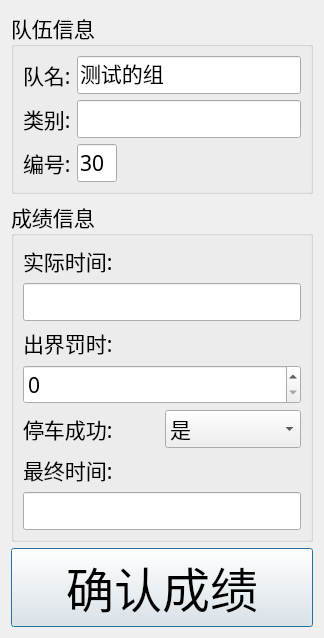
<?xml version="1.0" encoding="UTF-8"?>
<ui version="4.0">
 <class>confirmWindow</class>
 <widget class="QDialog" name="confirmWindow">
  <property name="geometry">
   <rect>
    <x>0</x>
    <y>0</y>
    <width>324</width>
    <height>576</height>
   </rect>
  </property>
  <property name="font">
   <font>
    <family>Adobe Myungjo Std M</family>
    <pointsize>36</pointsize>
   </font>
  </property>
  <property name="windowTitle">
   <string>Dialog</string>
  </property>
  <layout class="QGridLayout" name="gridLayout_3">
   <item row="0" column="0">
    <layout class="QVBoxLayout" name="verticalLayout_6">
     <item>
      <widget class="QGroupBox" name="groupBox">
       <property name="font">
        <font>
         <family>微软雅黑 Light</family>
         <pointsize>16</pointsize>
        </font>
       </property>
       <property name="title">
        <string>队伍信息</string>
       </property>
       <layout class="QGridLayout" name="gridLayout">
        <item row="0" column="0">
         <layout class="QVBoxLayout" name="verticalLayout_5">
          <item>
           <layout class="QHBoxLayout" name="horizontalLayout_2">
            <item>
             <widget class="QLabel" name="label">
              <property name="sizePolicy">
               <sizepolicy hsizetype="Preferred" vsizetype="Expanding">
                <horstretch>0</horstretch>
                <verstretch>0</verstretch>
               </sizepolicy>
              </property>
              <property name="text">
               <string>队名:</string>
              </property>
             </widget>
            </item>
            <item>
             <widget class="QLineEdit" name="TeamNameLine">
              <property name="sizePolicy">
               <sizepolicy hsizetype="Expanding" vsizetype="Expanding">
                <horstretch>0</horstretch>
                <verstretch>0</verstretch>
               </sizepolicy>
              </property>
              <property name="text">
               <string>测试的组</string>
              </property>
              <property name="readOnly">
               <bool>true</bool>
              </property>
             </widget>
            </item>
           </layout>
          </item>
          <item>
           <layout class="QHBoxLayout" name="horizontalLayout_3">
            <item>
             <widget class="QLabel" name="label_2">
              <property name="sizePolicy">
               <sizepolicy hsizetype="Preferred" vsizetype="Expanding">
                <horstretch>0</horstretch>
                <verstretch>0</verstretch>
               </sizepolicy>
              </property>
              <property name="text">
               <string>类别:</string>
              </property>
             </widget>
            </item>
            <item>
             <widget class="QLineEdit" name="TypeLine">
              <property name="sizePolicy">
               <sizepolicy hsizetype="Expanding" vsizetype="Expanding">
                <horstretch>0</horstretch>
                <verstretch>0</verstretch>
               </sizepolicy>
              </property>
              <property name="text">
               <string/>
              </property>
              <property name="readOnly">
               <bool>true</bool>
              </property>
             </widget>
            </item>
           </layout>
          </item>
          <item>
           <layout class="QHBoxLayout" name="horizontalLayout_4">
            <item>
             <widget class="QLabel" name="label_3">
              <property name="sizePolicy">
               <sizepolicy hsizetype="Preferred" vsizetype="Expanding">
                <horstretch>0</horstretch>
                <verstretch>0</verstretch>
               </sizepolicy>
              </property>
              <property name="text">
               <string>编号:</string>
              </property>
             </widget>
            </item>
            <item>
             <widget class="QLineEdit" name="NumberLine">
              <property name="sizePolicy">
               <sizepolicy hsizetype="Maximum" vsizetype="Expanding">
                <horstretch>0</horstretch>
                <verstretch>0</verstretch>
               </sizepolicy>
              </property>
              <property name="maximumSize">
               <size>
                <width>40</width>
                <height>16777215</height>
               </size>
              </property>
              <property name="text">
               <string>30</string>
              </property>
              <property name="readOnly">
               <bool>true</bool>
              </property>
             </widget>
            </item>
            <item>
             <spacer name="horizontalSpacer">
              <property name="orientation">
               <enum>Qt::Horizontal</enum>
              </property>
              <property name="sizeHint" stdset="0">
               <size>
                <width>40</width>
                <height>20</height>
               </size>
              </property>
             </spacer>
            </item>
           </layout>
          </item>
         </layout>
        </item>
       </layout>
      </widget>
     </item>
     <item>
      <widget class="QGroupBox" name="groupBox_2">
       <property name="font">
        <font>
         <family>微软雅黑 Light</family>
         <pointsize>16</pointsize>
        </font>
       </property>
       <property name="title">
        <string>成绩信息</string>
       </property>
       <layout class="QGridLayout" name="gridLayout_2">
        <item row="0" column="0">
         <layout class="QVBoxLayout" name="verticalLayout_4">
          <item>
           <layout class="QVBoxLayout" name="verticalLayout">
            <item>
             <widget class="QLabel" name="label_4">
              <property name="sizePolicy">
               <sizepolicy hsizetype="Preferred" vsizetype="Expanding">
                <horstretch>0</horstretch>
                <verstretch>0</verstretch>
               </sizepolicy>
              </property>
              <property name="text">
               <string>实际时间:</string>
              </property>
             </widget>
            </item>
            <item>
             <widget class="QLineEdit" name="TimeLine">
              <property name="sizePolicy">
               <sizepolicy hsizetype="Expanding" vsizetype="Expanding">
                <horstretch>0</horstretch>
                <verstretch>0</verstretch>
               </sizepolicy>
              </property>
             </widget>
            </item>
           </layout>
          </item>
          <item>
           <layout class="QVBoxLayout" name="verticalLayout_2">
            <item>
             <widget class="QLabel" name="label_5">
              <property name="sizePolicy">
               <sizepolicy hsizetype="Preferred" vsizetype="Expanding">
                <horstretch>0</horstretch>
                <verstretch>0</verstretch>
               </sizepolicy>
              </property>
              <property name="text">
               <string>出界罚时:</string>
              </property>
             </widget>
            </item>
            <item>
             <widget class="QSpinBox" name="chujiebox">
              <property name="sizePolicy">
               <sizepolicy hsizetype="Minimum" vsizetype="Expanding">
                <horstretch>0</horstretch>
                <verstretch>0</verstretch>
               </sizepolicy>
              </property>
             </widget>
            </item>
           </layout>
          </item>
          <item>
           <layout class="QHBoxLayout" name="horizontalLayout">
            <item>
             <widget class="QLabel" name="label_6">
              <property name="sizePolicy">
               <sizepolicy hsizetype="Preferred" vsizetype="Expanding">
                <horstretch>0</horstretch>
                <verstretch>0</verstretch>
               </sizepolicy>
              </property>
              <property name="text">
               <string>停车成功:</string>
              </property>
             </widget>
            </item>
            <item>
             <widget class="QComboBox" name="StopCarBox">
              <property name="sizePolicy">
               <sizepolicy hsizetype="Preferred" vsizetype="Expanding">
                <horstretch>0</horstretch>
                <verstretch>0</verstretch>
               </sizepolicy>
              </property>
              <item>
               <property name="text">
                <string>是</string>
               </property>
              </item>
              <item>
               <property name="text">
                <string>否,罚时1秒</string>
               </property>
              </item>
             </widget>
            </item>
           </layout>
          </item>
          <item>
           <layout class="QVBoxLayout" name="verticalLayout_3">
            <item>
             <widget class="QLabel" name="label_7">
              <property name="sizePolicy">
               <sizepolicy hsizetype="Preferred" vsizetype="Expanding">
                <horstretch>0</horstretch>
                <verstretch>0</verstretch>
               </sizepolicy>
              </property>
              <property name="text">
               <string>最终时间:</string>
              </property>
             </widget>
            </item>
            <item>
             <widget class="QLineEdit" name="FinalTimeLine">
              <property name="sizePolicy">
               <sizepolicy hsizetype="Expanding" vsizetype="Expanding">
                <horstretch>0</horstretch>
                <verstretch>0</verstretch>
               </sizepolicy>
              </property>
              <property name="readOnly">
               <bool>true</bool>
              </property>
             </widget>
            </item>
           </layout>
          </item>
         </layout>
        </item>
       </layout>
      </widget>
     </item>
     <item>
      <widget class="QPushButton" name="OkButton">
       <property name="sizePolicy">
        <sizepolicy hsizetype="Minimum" vsizetype="Expanding">
         <horstretch>0</horstretch>
         <verstretch>0</verstretch>
        </sizepolicy>
       </property>
       <property name="font">
        <font>
         <family>微软雅黑 Light</family>
         <pointsize>36</pointsize>
        </font>
       </property>
       <property name="text">
        <string>确认成绩</string>
       </property>
      </widget>
     </item>
    </layout>
   </item>
  </layout>
 </widget>
 <resources/>
 <connections/>
</ui>
